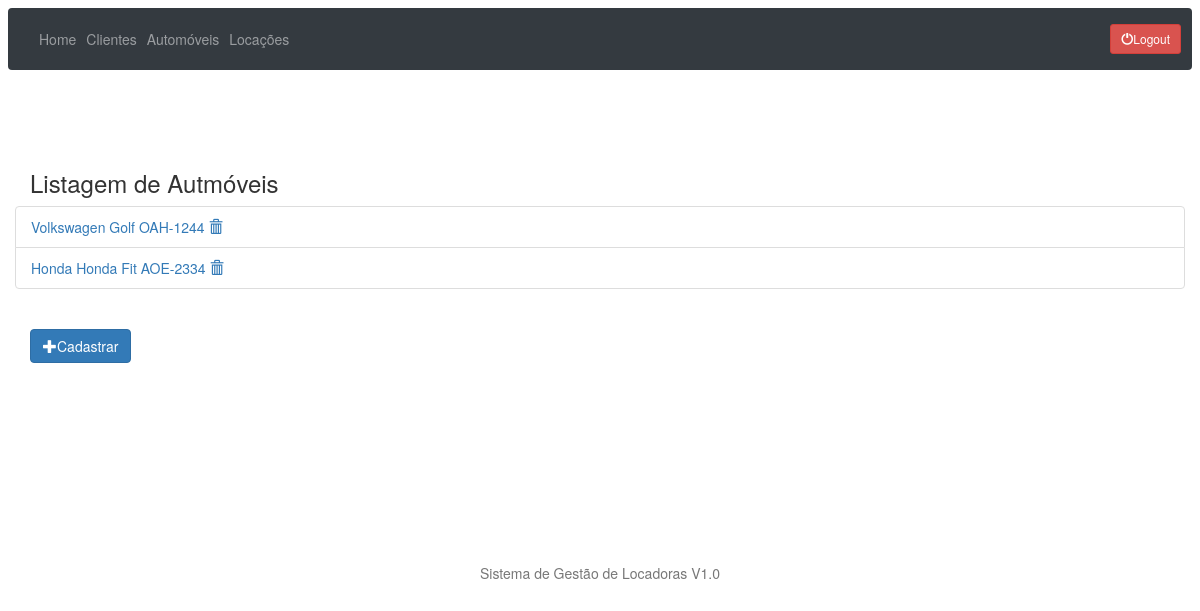
Before: /automoveis/list/ (signed in) with the older database file.
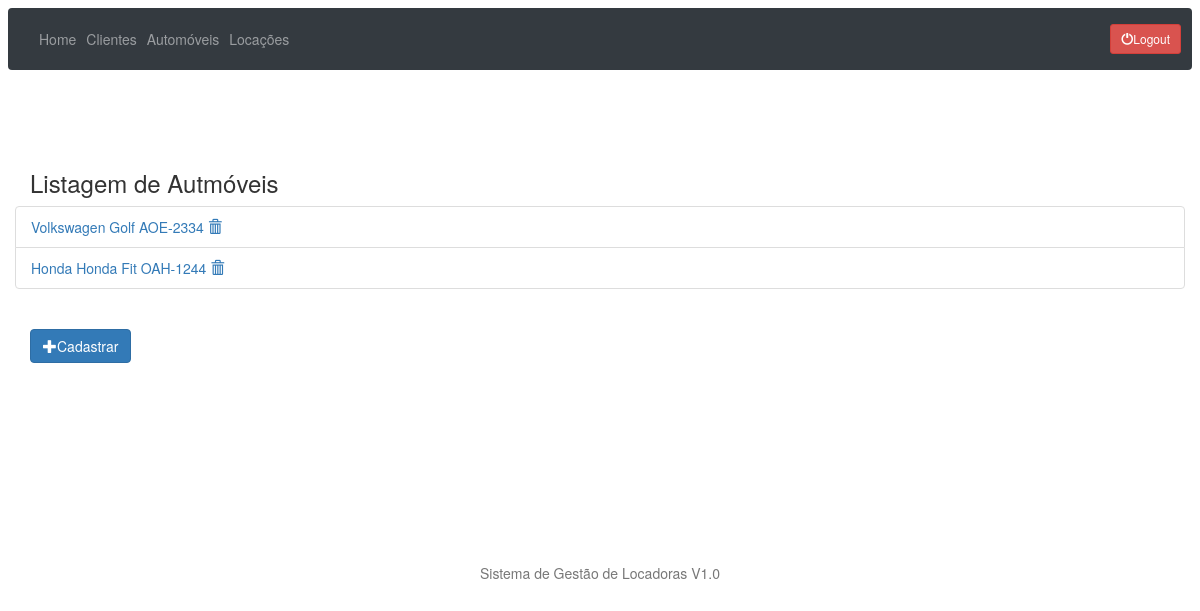
After: the same page with the newer database file.
### automoveis/models.py (models this page shows, shortened)
class Automovel(models.Model):
    marca = models.CharField(max_length=30)
    modelo = models.CharField(max_length=30)
    placa = models.CharField(max_length=30)
    foto = models.ImageField(upload_to='automoveis_fotos', null=True, blank=True)
    alugado = models.BooleanField(default=False)

### automoveis/views.py (the view)
# urls.py: path('list/', automoveis_list, name='automovel_list'),
@login_required()
def automoveis_list(request):
    automoveis = Automovel.objects.all()
    return render(request, 'automovel.html', {'automoveis': automoveis})

### automoveis/templates/automovel.html (shortened to what this page needs)
{% extends 'base.html' %}
{% block main %}
    <h3>Listagem de Autmóveis</h3>
    <div class="row" title="Nome">
        <ul class="list-group">
            {% for automovel in automoveis %}
                <li class="list-group-item">
                    <a href="{% url 'automovel_update' automovel.id %}"> {{ automovel.marca }} {{ automovel.modelo }} {{ automovel.placa }}</a>
                    <a href="{% url 'automovel_delete' automovel.id %}" title="Excluir">
                        <span class="glyphicon glyphicon-trash"></span>
                    </a>
                </li>
            {% endfor %}
        </ul>
    </div>
    <div class="row1">
        <a type="button" class="btn btn-primary" href="{% url 'automovel_new' %}"> <span
                class="glyphicon glyphicon-plus"></span>Cadastrar</a>
    </div>
{% endblock %}

Changed rows visible on the page:
changed Automovel "Volkswagen": placa "OAH-1244" → "AOE-2334"
changed Automovel "Honda": placa "AOE-2334" → "OAH-1244"
